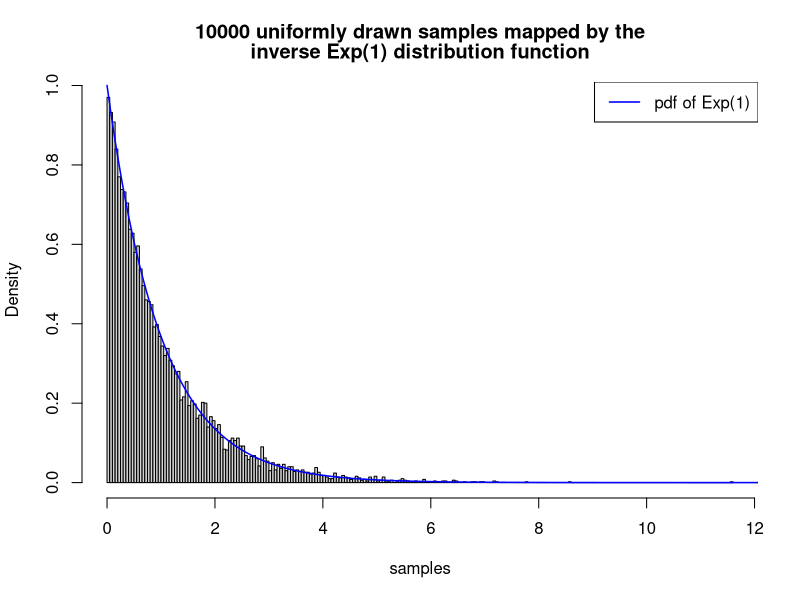

This figure's R source:
# Illustration of pseudo random generated number using the inverse method

sample_using_inverse_method <- function(n_samples, F_inverse) {
    # Returns n_samples from a random variable having the distribution function
    # F.

    # ARGS:
    # n_samples - Number of drawn samples.
    # F_inverse - Inverse function of the distribution function governing the
    # drawn samples.

    uniform_samples <- runif(n=n_samples, min=0, max=1)
    return (F_inverse(uniform_samples))
}


inverse_exponential_d <- function(x) -log(1 - x)

# Illustrate drawn samples having Exp(1) distributions using the inverse
# method
N_SAMPLES = 10000
exponential_samples <- sample_using_inverse_method(N_SAMPLES,
                                                   inverse_exponential_d)
x_range <- seq(0, 20, length=300)

plot_title <- c('10000 uniformly drawn samples mapped by the',
                'inverse Exp(1) distribution function')
hist(exponential_samples, breaks=250, probability=TRUE, main=plot_title,
     xlab='samples')
lines(x_range, dexp(x_range, rate=1), col='blue', lwd=1.5)
legend('topright', c('pdf of Exp(1)'), col='blue', lwd=1.5)
# dev.copy(jpeg, 'illustration_inverse_method.jpeg')
# dev.off()
